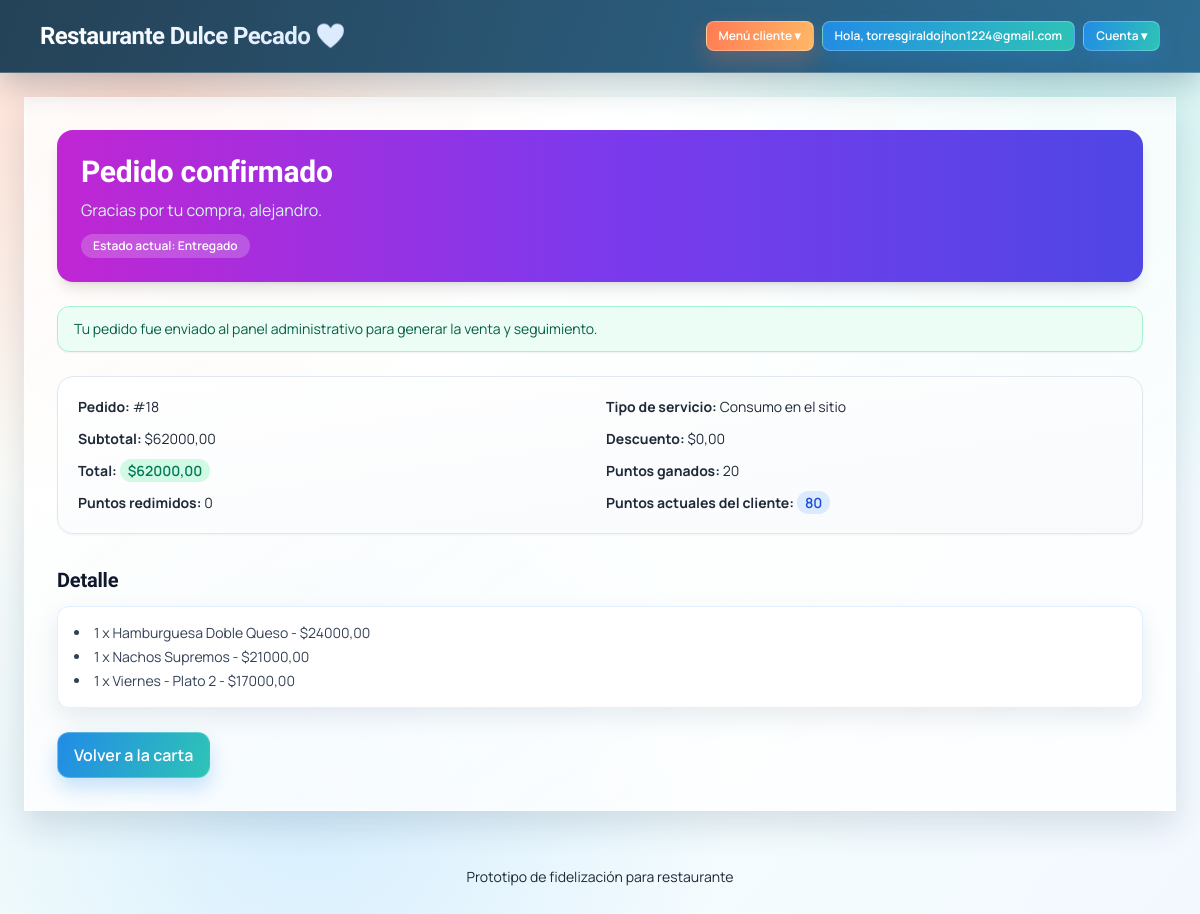
Screenshot of /pedido/exitoso/18/ (signed in) with the database file from the repository.
### core/models.py (models this page shows, shortened)
class Pedido(models.Model):
	TIPO_SERVICIO = (  # Opciones permitidas por Django para este campo.
		('sitio', 'Consumo en el sitio'),
		('domicilio', 'Entrega a domicilio'),
	)
	ESTADO = (  # Estados del ciclo de vida del pedido.
		('pendiente', 'Pendiente'),
		('en_preparacion', 'En preparación'),
		('entregado', 'Entregado'),
		('cancelado', 'Cancelado'),
	)
	cliente = models.ForeignKey(Cliente, on_delete=models.CASCADE, related_name='pedidos')  # Pedido pertenece a cliente.
	tipo_servicio = models.CharField(max_length=12, choices=TIPO_SERVICIO)  # Sitio o domicilio.
	direccion_entrega = models.CharField(max_length=250, blank=True)  # Dirección si aplica domicilio.
	notas = models.TextField(blank=True)  # Indicaciones adicionales.
	promocion_aplicada = models.ForeignKey(  # Promoción usada en el pedido (si hubo).
		Promocion,
		on_delete=models.SET_NULL,
		null=True,
		blank=True,
		related_name='pedidos',
	)
	subtotal = models.DecimalField(max_digits=10, decimal_places=2)  # Valor sin descuentos.
	descuento = models.DecimalField(max_digits=10, decimal_places=2, default=0)  # Valor descontado.
	total = models.DecimalField(max_digits=10, decimal_places=2)  # Total final cobrado.
	puntos_ganados = models.PositiveIntegerField(default=0)  # Puntos otorgados por compra.
	puntos_redimidos = models.PositiveIntegerField(default=0)  # Puntos gastados en beneficios.
	estado = models.CharField(max_length=20, choices=ESTADO, default='pendiente')  # Estado actual del pedido.
	notificacion_staff_pendiente = models.BooleanField(default=False)  # Permite avisar una vez en panel de pedidos web cuando llega un pedido nuevo.
	creado_en = models.DateTimeField(auto_now_add=True)  # Fecha de creación del pedido.
	class Meta:
		ordering = ['-creado_en']  # Pedidos recientes primero.

class Cliente(models.Model):
	user = models.OneToOneField(
		settings.AUTH_USER_MODEL,
		on_delete=models.SET_NULL,
		null=True,
		blank=True,
		related_name='cliente_profile',
	)  # Relación opcional con usuario autenticable del sistema.
	nombre = models.CharField(max_length=120)  # Nombre completo del cliente.
	cedula = models.CharField(max_length=20, unique=True, null=True, blank=True)  # Documento único.
	email = models.EmailField(unique=True)  # Correo único para contacto/códigos.
	telefono = models.CharField(max_length=30, blank=True)  # Teléfono de contacto.
	puntos = models.PositiveIntegerField(default=0)  # Acumulado de fidelización.
	creado_en = models.DateTimeField(auto_now_add=True)  # Fecha de creación automática.
	class Meta:
		ordering = ['-creado_en']  # Clientes más recientes primero.

class ItemPedido(models.Model):
	pedido = models.ForeignKey(Pedido, on_delete=models.CASCADE, related_name='items')  # Ítem ligado a pedido.
	producto = models.ForeignKey(Producto, on_delete=models.PROTECT)  # Producto vendido en el ítem.
	cantidad = models.PositiveIntegerField(default=1)  # Cantidad del producto.
	precio_unitario = models.DecimalField(max_digits=10, decimal_places=2)  # Precio unitario histórico.

class Producto(models.Model):
	categoria = models.ForeignKey(  # Relación muchos-a-uno con categoría.
		Categoria,
		on_delete=models.SET_NULL,  # Si borran categoría, producto queda sin categoría.
		null=True,  # Permite NULL en base de datos.
		blank=True,  # Permite vacío en formularios.
		related_name='productos',  # Acceso inverso: categoria.productos.
	)
	nombre = models.CharField(max_length=120)  # Nombre comercial del producto.
	descripcion = models.TextField(blank=True)  # Descripción opcional para cliente.
	precio = models.DecimalField(max_digits=10, decimal_places=2)  # Precio con 2 decimales.
	disponible = models.BooleanField(default=True)  # Controla visibilidad en carta.
	disponible_todos_los_dias = models.BooleanField(default=False)  # Si está activo, aparece en todos los menús diarios.
	class Meta:
		ordering = ['nombre']  # Muestra productos ordenados por nombre.

### core/views.py (the view)
# urls.py: path('pedido/exitoso/<int:pedido_id>/', views.pedido_exitoso, name='pedido_exitoso'),  # Confirmación del pedido creado.
@login_required
def pedido_exitoso(request, pedido_id):
	pedido = Pedido.objects.select_related('cliente', 'promocion_aplicada').prefetch_related('items__producto').get(id=pedido_id)
	return render(request, 'core/pedido_exitoso.html', {'pedido': pedido})

### templates/core/pedido_exitoso.html (shortened to what this page needs)
{% extends 'core/base.html' %}
{% block contenido %}
<div class="mb-6 rounded-2xl bg-gradient-to-r from-fuchsia-600 via-violet-600 to-indigo-600 p-6 text-white shadow-lg">
    <h2 class="mb-2 text-3xl font-bold">Pedido confirmado</h2>
    <p class="text-emerald-100">Gracias por tu compra, {{ pedido.cliente.nombre }}.</p>
    <p class="mt-3 inline-flex rounded-full bg-white/20 px-3 py-1 text-xs font-semibold">
        Estado actual: {{ pedido.get_estado_display }}
    </p>
</div>
<p class="mb-6 rounded-xl border border-emerald-200 bg-emerald-50 px-4 py-3 text-sm text-emerald-800 shadow-sm">
    Tu pedido fue enviado al panel administrativo para generar la venta y seguimiento.
</p>
<div class="mb-8 grid gap-3 rounded-2xl border border-slate-200 bg-gradient-to-br from-white to-slate-50 p-5 shadow-sm md:grid-cols-2">
    <p class="text-sm"><strong>Pedido:</strong> #{{ pedido.id }}</p>
    <p class="text-sm"><strong>Tipo de servicio:</strong> {{ pedido.get_tipo_servicio_display }}</p>
    <p class="text-sm"><strong>Subtotal:</strong> ${{ pedido.subtotal }}</p>
    <p class="text-sm"><strong>Descuento:</strong> ${{ pedido.descuento }}</p>
    <p class="text-sm"><strong>Total:</strong> <span class="rounded-full bg-emerald-100 px-2 py-0.5 font-semibold text-emerald-700">${{ pedido.total }}</span></p>
    <p class="text-sm"><strong>Puntos ganados:</strong> {{ pedido.puntos_ganados }}</p>
    <p class="text-sm"><strong>Puntos redimidos:</strong> {{ pedido.puntos_redimidos }}</p>
    <p class="text-sm"><strong>Puntos actuales del cliente:</strong> <span class="rounded-full bg-blue-100 px-2 py-0.5 font-semibold text-blue-700">{{ pedido.cliente.puntos }}</span></p>
</div>
<h3 class="mb-3 text-xl font-semibold text-slate-900">Detalle</h3>
<ul class="mb-6 list-inside list-disc space-y-1 rounded-xl border border-slate-200 bg-white p-4 text-sm text-slate-700 shadow-sm">
    {% for item in pedido.items.all %}
        <li>{{ item.cantidad }} x {{ item.producto.nombre }} - ${{ item.precio_unitario }}</li>
    {% endfor %}
</ul>
<a class="inline-flex rounded-xl bg-blue-600 px-4 py-2.5 font-semibold text-white shadow-sm transition hover:-translate-y-0.5 hover:bg-blue-500" href="{% url 'carta' %}">Volver a la carta</a>
{% endblock %}

### templates/core/base.html (shortened to what this page needs)
<!doctype html>
<html lang="es">
<head>
    {% load static %}
    <script src="https://cdn.tailwindcss.com"></script>
</head>
<body class="app-theme min-h-screen bg-gradient-to-br from-brand-50 via-ocean-50 to-sunset-50 text-slate-800">
<div class="pointer-events-none fixed inset-0 -z-10 overflow-hidden">
    <div class="absolute -left-16 -top-16 h-56 w-56 rounded-full bg-brand-500/20 blur-3xl"></div>
    <div class="absolute -right-20 top-1/3 h-64 w-64 rounded-full bg-ocean-500/20 blur-3xl"></div>
    <div class="absolute bottom-0 left-1/3 h-72 w-72 rounded-full bg-sunset-500/20 blur-3xl"></div>
</div>
<header class="sticky top-0 z-30 border-b border-white/10 bg-brand-900/90 text-white shadow-lg backdrop-blur-xl">
    <div class="mx-auto flex w-full max-w-6xl flex-col gap-4 px-4 py-5 md:flex-row md:items-center md:justify-between">
        <h1 class="bg-gradient-to-r from-white to-blue-100 bg-clip-text text-2xl font-black tracking-tight text-transparent">
            <a href="{% url 'inicio' %}">Restaurante Dulce Pecado 💜</a>
        </h1>
        <nav class="flex flex-wrap items-center gap-2 text-sm">
            {% if user.is_staff %}
                <details class="relative">
                    <summary class="list-none cursor-pointer rounded-lg bg-sunset-500 px-3 py-1.5 text-xs font-semibold text-white shadow-sm transition hover:bg-sunset-600">Menú admin ▾</summary>
                    <div class="absolute right-0 z-50 mt-2 w-56 rounded-xl border border-slate-200 bg-white p-2 text-slate-800 shadow-xl">
                        <a class="block rounded-lg px-3 py-2 text-xs font-medium transition hover:bg-slate-100" href="/admin/">Panel admin</a>
                        <a class="block rounded-lg px-3 py-2 text-xs font-medium transition hover:bg-slate-100" href="{% url 'listar_clientes' %}">Clientes</a>
                        <a class="block rounded-lg px-3 py-2 text-xs font-medium transition hover:bg-slate-100" href="{% url 'registrar_cliente_panel' %}">Registrar cliente</a>
                        <a class="block rounded-lg px-3 py-2 text-xs font-medium transition hover:bg-slate-100" href="{% url 'gestionar_pedidos' %}">Pedidos web</a>
                        <a class="block rounded-lg px-3 py-2 text-xs font-medium transition hover:bg-slate-100" href="{% url 'gestionar_menus' %}">Menús web</a>
                    </div>
                </details>
            {% elif user.is_authenticated %}
                <details class="relative">
                    <summary class="list-none cursor-pointer rounded-lg bg-sunset-500 px-3 py-1.5 text-xs font-semibold text-white shadow-sm transition hover:bg-sunset-600">Menú cliente ▾</summary>
                </details>
            {% endif %}
            {% if user.is_authenticated %}
                <span class="rounded-lg bg-ocean-500 px-3 py-1.5 text-xs font-semibold text-white shadow-sm">Hola, {{ user.username }}</span>
                {% if user.is_staff %}
                    <details class="relative">
                        <summary class="list-none cursor-pointer rounded-lg bg-brand-600 px-3 py-1.5 text-xs font-semibold text-white shadow-sm transition hover:bg-brand-500">Cuenta ▾</summary>
                        <div class="absolute right-0 z-50 mt-2 w-48 rounded-xl border border-slate-200 bg-white p-2 text-slate-800 shadow-xl">
                            <a class="block rounded-lg px-3 py-2 text-xs font-medium transition hover:bg-slate-100" href="{% url 'cambiar_contraseña' %}">Cambiar contraseña</a>
                            <form method="post" action="{% url 'logout' %}" class="mt-1">
                                {% csrf_token %}
                                <button type="submit" class="w-full rounded-lg px-3 py-2 text-left text-xs font-medium transition hover:bg-slate-100">Cerrar sesión</button>
                            </form>
                        </div>
                    </details>
                {% else %}
                    <details class="relative">
                        <summary class="list-none cursor-pointer rounded-lg bg-brand-600 px-3 py-1.5 text-xs font-semibold text-white shadow-sm transition hover:bg-brand-500">Cuenta ▾</summary>
                    </details>
                {% endif %}
            {% else %}
                <a class="rounded-lg bg-ocean-500 px-3 py-2 font-medium text-white shadow-sm transition hover:-translate-y-0.5 hover:bg-ocean-600" href="{% url 'login' %}">Iniciar sesión</a>
            {% endif %}
        </nav>
    </div>
</header>
<main class="card-soft mx-auto my-6 w-full max-w-6xl p-5 md:p-8">
    {% block contenido %}{% endblock %}
</main>
<footer class="py-8 text-center text-sm text-brand-700">
    Prototipo de fidelización para restaurante
</footer>
</body>
</html>

### templates/core/base.html (style rules this page uses)
:root { --theme-ink: #1f2937; --theme-deep: #12344c; --theme-coral: #ff7b54; --theme-peach: #ffd7b8; --theme-mint: #2ec4b6; --theme-sky: #5aa9ff; --theme-cream: #fff9f3; --theme-card: rgba(255, 255, 255, 0.88); --theme-border: rgba(255, 255, 255, 0.7); --theme-shadow: 0 14px 32px rgba(18, 52, 76, 0.14); }
body.app-theme { font-family: 'Manrope', system-ui, sans-serif; color: var(--theme-ink); background: radial-gradient(circle at 12% 8%, rgba(255, 123, 84, 0.24), transparent 32%), radial-gradient(circle at 88% 14%, rgba(46, 196, 182, 0.2), transparent 30%), radial-gradient(circle at 25% 86%, rgba(90, 169, 255, 0.2), transparent 36%), linear-gradient(130deg, #fffaf5 0%, #f5fffd 48%, #f3f8ff 100%); background-attachment: fixed; }
h1, h2, h3, h4, h5, h6, .font-black, .font-bold { font-family: 'Sora', 'Manrope', system-ui, sans-serif; letter-spacing: -0.01em; }
body.app-theme header { background: linear-gradient(110deg, rgba(18, 52, 76, 0.92), rgba(30, 95, 137, 0.92)); border-bottom: 1px solid rgba(255, 255, 255, 0.22); box-shadow: 0 12px 30px rgba(18, 52, 76, 0.24); }
body.app-theme main.card-soft { background: linear-gradient(145deg, rgba(255, 255, 255, 0.84), rgba(255, 255, 255, 0.74)); border: 1px solid var(--theme-border); box-shadow: var(--theme-shadow); }
body.app-theme main .rounded-xl.border.bg-white, body.app-theme main .rounded-2xl.border.bg-white, body.app-theme main .rounded-xl.bg-white, body.app-theme main .rounded-2xl.bg-white { background: var(--theme-card); border-color: rgba(90, 169, 255, 0.18); box-shadow: 0 10px 24px rgba(18, 52, 76, 0.09); transition: transform 0.24s ease, box-shadow 0.24s ease, border-color 0.24s ease; }
body.app-theme .bg-blue-600, body.app-theme .bg-ocean-500, body.app-theme .bg-brand-600 { background: linear-gradient(110deg, #228be6, #2ec4b6); border: 1px solid rgba(255, 255, 255, 0.25); box-shadow: 0 10px 20px rgba(34, 139, 230, 0.24); }
body.app-theme .bg-sunset-500, body.app-theme .bg-amber-500 { background: linear-gradient(110deg, #ff7b54, #ffb866); border: 1px solid rgba(255, 255, 255, 0.3); box-shadow: 0 10px 22px rgba(255, 123, 84, 0.26); }
body.app-theme main > * { animation: fadeSlideIn 0.45s ease both; }
body.app-theme main > *:nth-child(2) { animation-delay: 0.05s; }
body.app-theme main > *:nth-child(3) { animation-delay: 0.1s; }
body.app-theme main > *:nth-child(4) { animation-delay: 0.15s; }
body.app-theme main > *:nth-child(5) { animation-delay: 0.2s; }

### rows the page displays
Pedido: cliente.nombre "alejandro", estado "Entregado", id "18", tipo_servicio "Consumo en el sitio", subtotal "62000,00", descuento "0,00", total "62000,00", puntos_ganados "20", puntos_redimidos "0", cliente.puntos "80"
ItemPedido: cantidad "1", producto.nombre "Hamburguesa Doble Queso", precio_unitario "24000,00"
ItemPedido: cantidad "1", producto.nombre "Nachos Supremos", precio_unitario "21000,00"
ItemPedido: cantidad "1", producto.nombre "Viernes - Plato 2", precio_unitario "17000,00"

### other values shown
{{ user.username }} "torresgiraldojhon1224@gmail.com"
